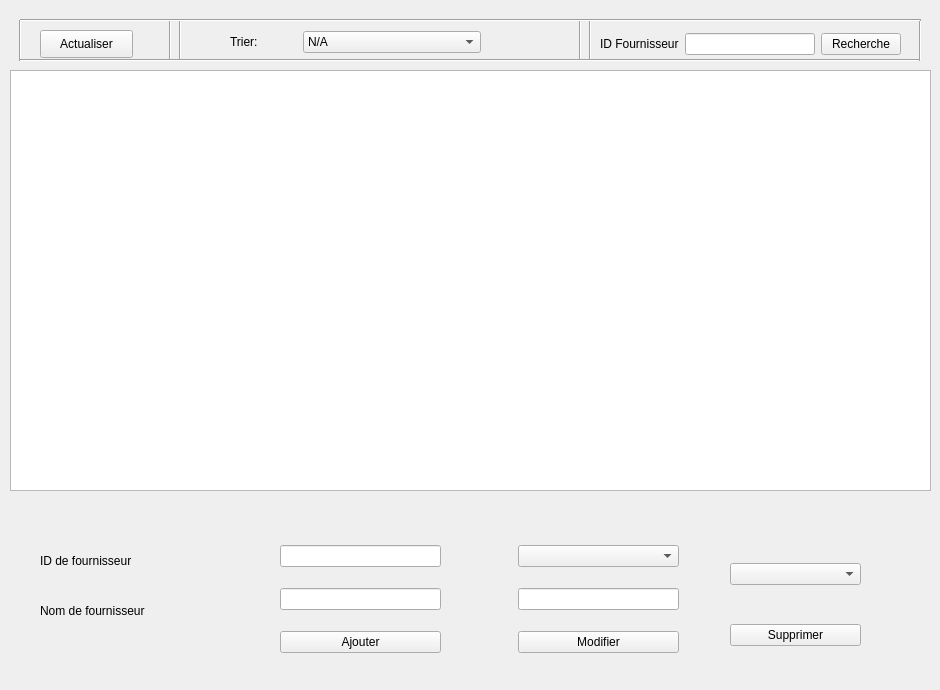
    <widget class="QWidget" name="tab_8">
     <attribute name="title">
      <string>Gestion des Fournisseurs</string>
     </attribute>
     <widget class="Line" name="line_8">
      <property name="geometry">
       <rect>
        <x>160</x>
        <y>20</y>
        <width>20</width>
        <height>41</height>
       </rect>
      </property>
      <property name="orientation">
       <enum>Qt::Vertical</enum>
      </property>
     </widget>
     <widget class="QPushButton" name="pbFournisseurAfficher">
      <property name="geometry">
       <rect>
        <x>40</x>
        <y>30</y>
        <width>93</width>
        <height>28</height>
       </rect>
      </property>
      <property name="cursor">
       <cursorShape>PointingHandCursor</cursorShape>
      </property>
      <property name="text">
       <string>Actualiser</string>
      </property>
     </widget>
     <widget class="QLabel" name="LabelImmatricuteBus_8">
      <property name="geometry">
       <rect>
        <x>40</x>
        <y>540</y>
        <width>181</width>
        <height>41</height>
       </rect>
      </property>
      <property name="styleSheet">
       <string notr="true">font: 75 8pt &quot;Times New Roman&quot;;</string>
      </property>
      <property name="text">
       <string>ID de fournisseur</string>
      </property>
     </widget>
     <widget class="Line" name="line_5">
      <property name="geometry">
       <rect>
        <x>580</x>
        <y>20</y>
        <width>20</width>
        <height>41</height>
       </rect>
      </property>
      <property name="orientation">
       <enum>Qt::Vertical</enum>
      </property>
     </widget>
     <widget class="QLabel" name="LabelNbPlace_8">
      <property name="geometry">
       <rect>
        <x>40</x>
        <y>590</y>
        <width>181</width>
        <height>41</height>
       </rect>
      </property>
      <property name="styleSheet">
       <string notr="true">font: 75 8pt &quot;Times New Roman&quot;;</string>
      </property>
      <property name="text">
       <string>Nom de fournisseur</string>
      </property>
     </widget>
     <widget class="QTableView" name="tabFournisseur">
      <property name="geometry">
       <rect>
        <x>10</x>
        <y>70</y>
        <width>921</width>
        <height>421</height>
       </rect>
      </property>
     </widget>
     <widget class="Line" name="line_3">
      <property name="geometry">
       <rect>
        <x>10</x>
        <y>20</y>
        <width>20</width>
        <height>41</height>
       </rect>
      </property>
      <property name="orientation">
       <enum>Qt::Vertical</enum>
      </property>
     </widget>
     <widget class="Line" name="line_7">
      <property name="geometry">
       <rect>
        <x>170</x>
        <y>20</y>
        <width>20</width>
        <height>41</height>
       </rect>
      </property>
      <property name="orientation">
       <enum>Qt::Vertical</enum>
      </property>
     </widget>
     <widget class="Line" name="line_6">
      <property name="geometry">
       <rect>
        <x>570</x>
        <y>20</y>
        <width>20</width>
        <height>41</height>
       </rect>
      </property>
      <property name="orientation">
       <enum>Qt::Vertical</enum>
      </property>
     </widget>
     <widget class="Line" name="line_2">
      <property name="geometry">
       <rect>
        <x>20</x>
        <y>50</y>
        <width>901</width>
        <height>20</height>
       </rect>
      </property>
      <property name="orientation">
       <enum>Qt::Horizontal</enum>
      </property>
     </widget>
     <widget class="Line" name="line_4">
      <property name="geometry">
       <rect>
        <x>910</x>
        <y>20</y>
        <width>20</width>
        <height>41</height>
       </rect>
      </property>
      <property name="orientation">
       <enum>Qt::Vertical</enum>
      </property>
     </widget>
     <widget class="Line" name="line_9">
      <property name="geometry">
       <rect>
        <x>20</x>
        <y>10</y>
        <width>901</width>
        <height>20</height>
       </rect>
      </property>
      <property name="orientation">
       <enum>Qt::Horizontal</enum>
      </property>
     </widget>
     <widget class="QWidget" name="layoutWidget">
      <property name="geometry">
       <rect>
        <x>230</x>
        <y>30</y>
        <width>251</width>
        <height>24</height>
       </rect>
      </property>
      <layout class="QHBoxLayout" name="horizontalLayout">
       <item>
        <widget class="QLabel" name="label_17">
         <property name="text">
          <string>Trier:</string>
         </property>
        </widget>
       </item>
       <item>
        <widget class="QComboBox" name="comboBox">
         <property name="cursor">
          <cursorShape>PointingHandCursor</cursorShape>
         </property>
         <item>
          <property name="text">
           <string>N/A</string>
          </property>
         </item>
         <item>
          <property name="text">
           <string>ID par ordre Croissant</string>
          </property>
         </item>
         <item>
          <property name="text">
           <string>ID par ordre Decroissant</string>
          </property>
         </item>
         <item>
          <property name="text">
           <string>Nom par ordre Croissant</string>
          </property>
         </item>
         <item>
          <property name="text">
           <string>Nom par ordre Decroissant</string>
          </property>
         </item>
        </widget>
       </item>
      </layout>
     </widget>
     <widget class="QWidget" name="">
      <property name="geometry">
       <rect>
        <x>600</x>
        <y>30</y>
        <width>301</width>
        <height>28</height>
       </rect>
      </property>
      <layout class="QHBoxLayout" name="horizontalLayout_3">
       <item>
        <widget class="QLabel" name="label_4">
         <property name="text">
          <string>ID Fournisseur</string>
         </property>
        </widget>
       </item>
       <item>
        <widget class="QLineEdit" name="LEIDFournisseurRechercher"/>
       </item>
       <item>
        <widget class="QPushButton" name="pbFournisseurRechercher">
         <property name="cursor">
          <cursorShape>PointingHandCursor</cursorShape>
         </property>
         <property name="text">
          <string>Recherche</string>
         </property>
        </widget>
       </item>
      </layout>
     </widget>
     <widget class="QWidget" name="">
      <property name="geometry">
       <rect>
        <x>280</x>
        <y>530</y>
        <width>161</width>
        <height>141</height>
       </rect>
      </property>
      <layout class="QVBoxLayout" name="verticalLayout_2">
       <item>
        <widget class="QLineEdit" name="LEIDAjoutFournisseur"/>
       </item>
       <item>
        <widget class="QLineEdit" name="LENomFournisseur"/>
       </item>
       <item>
        <widget class="QPushButton" name="pbAjouterFournisseur">
         <property name="cursor">
          <cursorShape>PointingHandCursor</cursorShape>
         </property>
         <property name="text">
          <string>Ajouter</string>
         </property>
        </widget>
       </item>
      </layout>
     </widget>
     <widget class="QWidget" name="">
      <property name="geometry">
       <rect>
        <x>518</x>
        <y>530</y>
        <width>161</width>
        <height>141</height>
       </rect>
      </property>
      <layout class="QVBoxLayout" name="verticalLayout">
       <item>
        <widget class="QComboBox" name="cbModifFourni">
         <property name="cursor">
          <cursorShape>PointingHandCursor</cursorShape>
         </property>
         <property name="autoFillBackground">
          <bool>false</bool>
         </property>
         <property name="editable">
          <bool>false</bool>
         </property>
        </widget>
       </item>
       <item>
        <widget class="QLineEdit" name="LENomFournisseurModif2"/>
       </item>
       <item>
        <widget class="QPushButton" name="pbModifierFournisseur">
         <property name="cursor">
          <cursorShape>PointingHandCursor</cursorShape>
         </property>
         <property name="text">
          <string>Modifier</string>
         </property>
        </widget>
       </item>
      </layout>
     </widget>
     <widget class="QWidget" name="">
      <property name="geometry">
       <rect>
        <x>730</x>
        <y>530</y>
        <width>131</width>
        <height>151</height>
       </rect>
      </property>
      <layout class="QVBoxLayout" name="verticalLayout_3">
       <item>
        <widget class="QComboBox" name="cbSuppFourni">
         <property name="cursor">
          <cursorShape>PointingHandCursor</cursorShape>
         </property>
         <property name="autoFillBackground">
          <bool>false</bool>
         </property>
         <property name="editable">
          <bool>false</bool>
         </property>
        </widget>
       </item>
       <item>
        <widget class="QPushButton" name="pbSupprimerFournisseur">
         <property name="cursor">
          <cursorShape>PointingHandCursor</cursorShape>
         </property>
         <property name="text">
          <string>Supprimer</string>
         </property>
        </widget>
       </item>
      </layout>
     </widget>
    </widget>
